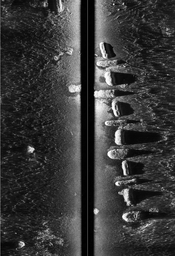
#> input picture AI4Shipwrecks/dataset/images/test/Artificial_Reef_03.png, 175 x 256 px, shrunk from 1728 x 2522 before the run; its folder holds only this picture in this run
$ python -i reconstruct_3d.py   (imports and definitions only)
#> lines starting #> are read from the running program, lines starting #| are printed output that depends on the picture
"""
reconstruct_3d.py — scoped 3D relief reconstruction for a single detected
sonar anomaly patch (not the whole survey image).

Based on the Lambertian shape-from-shading idea in Coiras et al. 2007
(brightness relates to local surface slope). Two relief modes are
available (pick with `mode=` on reconstruct_patch_from_bbox):

  - "schematic" (default): flat seabed + the object's real footprint
    shape (derived from local pixel brightness, not just its bbox
    rectangle), plus a touch of its own texture and a gentle broad
    seabed undulation. Correct choice for typical side-scan detections
    (valves, pipes, debris) sitting on an essentially flat seabed, where
    the visible "texture" in the raw pixels is speckle noise, not real
    terrain.
  - "realistic": a full multiresolution gradient-integration
    reconstruction across the whole patch, closer to the paper's Fig. 9.
    Only appropriate when the scene has real physical texture (sand
    ripples, rocky terrain) — on plain speckle-noise seabed it reliably
    produces a spiky, mountain-like mess, because there's no real slope
    signal in noise for it to recover.

Uses only cv2/numpy/Pillow — no scipy, no new dependency for this repo.

INPUT: a cropped grayscale patch around ONE detection's bbox (not the
full survey image) — crop it from the corrected sonar image, not the raw
waterfall, since pixel size needs to be real-world accurate here.

OUTPUT: heightmap array + PNG preview + OBJ mesh + JSON summary, matching
the fields added to the Detection model (estimated_height_m,
heightmap_path, mesh_path).
"""

import json
from pathlib import Path

import cv2
import numpy as np
from PIL import Image

# [1 line not run here, left out]


# ---------------------------------------------------------------------------
# Step 1: load a patch
# ---------------------------------------------------------------------------

def load_patch(image_path: str) -> np.ndarray:
    """Load a cropped detection patch as a grayscale float32 array in [0, 1]."""
    img = Image.open(image_path).convert("L")
    arr = np.asarray(img, dtype=np.float32) / 255.0
    return arr


# ---------------------------------------------------------------------------
# Step 2: estimate a real height from the acoustic shadow
# ---------------------------------------------------------------------------

def estimate_height_from_shadow(
    patch: np.ndarray,
    pixel_size_m: float,
    sensor_altitude_m: float,
    shadow_intensity_threshold: float = 0.15,
):
    """
    Classic sonar technique: an object of height h casts a shadow of length
    L. By similar triangles with sensor altitude: h = altitude * L / range.
    Approximate, good enough for a demo number — say so if asked in Q&A.
    Returns None if no clear shadow (dark run) is found.
    """
    row_profile = patch.mean(axis=0)
    is_shadow = row_profile < shadow_intensity_threshold

    if not is_shadow.any():
        return None

    best_len, cur_len, best_start, cur_start = 0, 0, 0, 0
    for i, dark in enumerate(is_shadow):
        if dark:
            if cur_len == 0:
                cur_start = i
            cur_len += 1
            if cur_len > best_len:
                best_len, best_start = cur_len, cur_start
        else:
            cur_len = 0

    if best_len < 2:
        return None

    shadow_len_m = best_len * pixel_size_m
    range_to_far_edge_m = max((best_start + best_len) * pixel_size_m, pixel_size_m)
    height_m = sensor_altitude_m * shadow_len_m / range_to_far_edge_m
    return round(float(height_m), 3)


# ---------------------------------------------------------------------------
# Step 3a: SCHEMATIC relief — flat seabed + raised shape exactly at the
# known detection bbox. Fast, clean, not meant to look like real terrain.
# ---------------------------------------------------------------------------

# [131 lines left out: functions ensure_flat_margin, reconstruct_relief_from_bbox, add_surface_detail, not called in this run]


def add_gentle_seabed_texture(
    height: np.ndarray,
    patch: np.ndarray,
    strength: float = 0.06,
    sigma: float = 15.0,
) -> np.ndarray:
    """
    Blends in a small amount of very broad, low-frequency intensity
    variation from the real patch, so the background reads as a gently
    uneven seabed instead of a mathematically perfect flat plane —
    without reintroducing pixel-level speckle as fake terrain. This is
    the key difference from full gradient-integration: a large sigma
    blur here removes essentially all speckle, leaving only slow, real
    brightness trends (lighting falloff, broad reflectivity changes) —
    it cannot produce spikes because speckle-scale variation is gone
    before this ever gets used.
    """
    broad = cv2.GaussianBlur(patch.astype(np.float32), (0, 0), sigmaX=sigma, sigmaY=sigma)
    broad = broad - broad.mean()
    peak = float(np.abs(broad).max())
    if peak > 0:
        broad = broad / peak

    combined = height + strength * broad
    combined = np.clip(combined, 0, None)
    if combined.max() > 0:
        combined /= combined.max()
    return combined


# ---------------------------------------------------------------------------
# Step 3b: REALISTIC relief — multiresolution gradient integration.
#
# This is the actual photoclinometry idea from Coiras et al.: brightness
# encodes local across-track slope, and integrating that slope rebuilds
# the surface. Naive single-pass cumsum integration amplifies speckle
# noise into "spiky mountains" (a known weakness the paper itself notes
# — see their Fig. 3 before multiresolution regularization is applied).
#
# The fix used here mirrors the paper's coarse-to-fine idea without
# needing scipy or an EM optimizer: integrate the gradient at several
# downsampled scales (noise partly cancels out at each coarser stage,
# since it's less correlated pixel-to-pixel once you've shrunk the
# image), blend the scales weighted toward the coarser ones, strip the
# residual large-scale tilt/ramp, and clip outliers before normalizing
# instead of letting a few noisy pixels dominate the range.
# ---------------------------------------------------------------------------

# [264 lines left out: functions geometric_incidence_correction, reconstruct_relief_platform, frankot_chellappa, reconstruct_relief_slope, reconstruct_relief_multires, emphasize_bbox_region, not called in this run]


# ---------------------------------------------------------------------------
# Step 4: calibrate to real units and export
# ---------------------------------------------------------------------------

def _write_obj_mesh(heightmap_m: np.ndarray, pixel_size_m: float, out_path: Path) -> None:
    """Write a simple grid mesh (quads as two triangles) for a Three.js viewer."""
    rows, cols = heightmap_m.shape
    lines = []
    for r in range(rows):
        for c in range(cols):
            x = c * pixel_size_m
            y = r * pixel_size_m
            z = float(heightmap_m[r, c])
            lines.append(f"v {x:.4f} {y:.4f} {z:.4f}")

    def vid(r, c):
        return r * cols + c + 1

    for r in range(rows - 1):
        for c in range(cols - 1):
            a, b, cc, d = vid(r, c), vid(r, c + 1), vid(r + 1, c + 1), vid(r + 1, c)
            lines.append(f"f {a} {b} {cc}")
            lines.append(f"f {a} {cc} {d}")

    out_path.write_text("\n".join(lines))


def calibrate_and_export(
    relief_relative: np.ndarray,
    estimated_height_m,
    pixel_size_m: float,
    out_dir: str,
    name: str = "detection",
) -> dict:
    """
    Scales the relative relief to metres (using the shadow-based height if
    available, else a flagged default) and writes:
      {name}_heightmap.npy, {name}_heightmap.png, {name}_mesh.obj, {name}_report.json
    """
    out_dir_path = Path(out_dir)
    out_dir_path.mkdir(parents=True, exist_ok=True)

    used_default = estimated_height_m is None
    target_height_m = estimated_height_m if not used_default else 0.5
    heightmap_m = relief_relative * target_height_m

    np.save(out_dir_path / f"{name}_heightmap.npy", heightmap_m)

    preview = (relief_relative * 255).astype(np.uint8)
    Image.fromarray(preview).save(out_dir_path / f"{name}_heightmap.png")

    obj_path = out_dir_path / f"{name}_mesh.obj"
    _write_obj_mesh(heightmap_m, pixel_size_m, obj_path)

    report = {
        "heightmap": heightmap_m.tolist(),
        "estimated_height_m": target_height_m,
        "height_source": "shadow" if not used_default else "default_fallback",
        "grid_shape": list(heightmap_m.shape),
        "heightmap_png_path": str(out_dir_path / f"{name}_heightmap.png"),
        "mesh_path": str(obj_path),
    }
    (out_dir_path / f"{name}_report.json").write_text(json.dumps(report, indent=2))
    return report


# ---------------------------------------------------------------------------
# Primary entry point
# ---------------------------------------------------------------------------

# [57 lines left out: function reconstruct_patch_from_bbox, not called in this run]


# ---------------------------------------------------------------------------
# Convenience: run the whole thing on one patch, no known bbox
# ---------------------------------------------------------------------------

def reconstruct_patch(
    image_path: str,
    out_dir: str,
    pixel_size_m: float = 0.05,
    sensor_altitude_m: float = 5.0,
    name: str = "detection",
    mode: str = "flat",
    nadir_col_px: int = None,
) -> dict:
    """
    No-bbox, whole-image path — this is what matches Fig. 6(d)/9(d) in the
    paper (reconstruct the whole highlighted region, no single "here's
    the object" emphasis).

    mode="flat" (default): always safe — flat plane + a gentle broad
        undulation. Use this if you're not sure the image has real
        terrain in it.
    mode="platform": brightness mapped directly to height, no geometric
        correction — inherently stable but conflates real terrain with
        range-dependent brightness falloff.
    mode="slope": Frankot-Chellappa gradient integration (still brightness-
        as-slope under the hood, so similar look to "platform" in practice).
    mode="realistic": the earlier row-by-row cumsum approach. Kept only
        for reference.
    mode="physical": platform reconstruction AFTER removing the expected
        flat-seabed range/incidence-angle brightness falloff, using real
        altitude + pixel size and an idealized Lambertian model standing
        in for the real beam-pattern/TVG curve. This is the most
        physically grounded of the four — try this one first.
    """
    patch = load_patch(image_path)
#> in load_patch, img is the input picture: PIL image 175x256 L; min 0, max 255, mean 56.8
    est_height = estimate_height_from_shadow(patch, pixel_size_m, sensor_altitude_m)
#> in estimate_height_from_shadow, `row_profile = patch.mean(axis=0)`: row_profile = 175 values, max 0.595 at index 97, min 0 at index 86, mean 0.223
#> the loop in estimate_height_from_shadow, `for i, dark in enumerate(is_shadow):` made 175 passes
#> (dark, cur_len) on passes 1 to 12: (False, 0), (True, 1), (True, 2), (True, 3), (True, 4), (True, 5), (True, 6), (True, 7), (True, 8), (True, 9), (True, 10), (True, 11)
#> after the loop in estimate_height_from_shadow, `for i, dark in enumerate(is_shadow):`: best_len = 36; best_start = 1
#> in estimate_height_from_shadow, `shadow_len_m = best_len * pixel_size_m`: shadow_len_m = 1.8
#> in estimate_height_from_shadow, `range_to_far_edge_m = max((best_start + best_len) * pixel_size_m, pixe..`: range_to_far_edge_m = 1.85
#> in estimate_height_from_shadow, `height_m = sensor_altitude_m * shadow_len_m / range_to_far_edge_m`: height_m = 4.86
#> est_height = 4.87
    print(f"[reconstruct_patch] mode = {mode!r}")
    if mode == "realistic":
        height = reconstruct_relief_multires(patch)
    elif mode == "slope":
        height = reconstruct_relief_slope(patch)
    elif mode == "platform":
        height = reconstruct_relief_platform(patch)
    elif mode == "physical":
        corrected = geometric_incidence_correction(patch, pixel_size_m, sensor_altitude_m, nadir_col_px)
        height = reconstruct_relief_platform(corrected)
    else:
        height = add_gentle_seabed_texture(np.zeros_like(patch), patch)
#> in add_gentle_seabed_texture, `broad = cv2.GaussianBlur(patch.astype(np.float32), (0, 0), sigmaX=sigm..`:
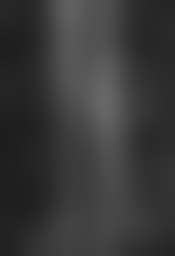
#> broad: shape (256, 175) float32; min 0.116, max 0.406, mean 0.222
#> in add_gentle_seabed_texture, `broad = broad - broad.mean()`:
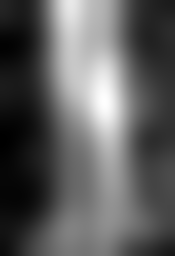
#> broad: shape (256, 175) float32; min -0.107, max 0.184, mean -2.2e-08; drawn with min black and max white
#> in add_gentle_seabed_texture, `peak = float(np.abs(broad).max())`: peak = 0.184
#> in add_gentle_seabed_texture, `combined = np.clip(combined, 0, None)`:
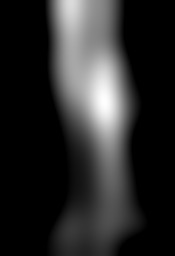
#> combined: shape (256, 175) float32; min 0, max 0.06, mean 0.00994; drawn with min black and max white
    return calibrate_and_export(height, est_height, pixel_size_m, out_dir, name)
#> in calibrate_and_export, `used_default = estimated_height_m is None`: used_default = False
#> in calibrate_and_export, `target_height_m = estimated_height_m if not used_default else 0.5`: target_height_m = 4.87
#> after the loop in _write_obj_mesh, `for r in range(rows):`: lines = 44800 items
#> after the loop in _write_obj_mesh, `for r in range(rows - 1):`: lines = 133540 items

>>> result = reconstruct_patch('../AI4Shipwrecks/dataset/images/test/Artificial_Reef_03.png', 'out.png')
#> result = 6 items

$ run again, on AI4Shipwrecks/dataset/images/test/Artificial_Reef_04.png
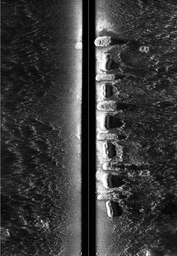
#> input picture AI4Shipwrecks/dataset/images/test/Artificial_Reef_04.png, 177 x 256 px, shrunk from 1728 x 2501 before the run
#> in load_patch, img is the input picture: PIL image 177x256 L; min 0, max 255, mean 57.7
#> row_profile = 177 values, max 0.747 at index 99, min 0 at index 87, mean 0.226
#> the loop in estimate_height_from_shadow, `for i, dark in enumerate(is_shadow):` made 177 passes
#> (dark, cur_len) on passes 1 to 8: (False, 0), (True, 1), (True, 2), (True, 3), (True, 4), (True, 5), (True, 6), (True, 7)
#> after the loop in estimate_height_from_shadow, `for i, dark in enumerate(is_shadow):`: best_len = 35; best_start = 1
#> shadow_len_m = 1.75
#> range_to_far_edge_m = 1.8
#> height_m = 4.86
#> in add_gentle_seabed_texture, `broad = broad - broad.mean()`:
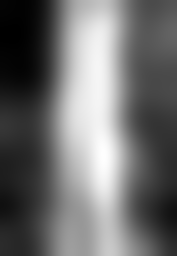
#> broad: shape (256, 177) float32; min -0.119, max 0.157, mean -3.45e-09; drawn with min black and max white
#> peak = 0.157
#> in add_gentle_seabed_texture, `combined = np.clip(combined, 0, None)`:
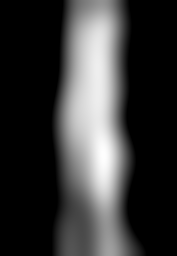
#> combined: shape (256, 177) float32; min 0, max 0.06, mean 0.0131; drawn with min black and max white
#> used_default = False
#> target_height_m = 4.86
#> after the loop in _write_obj_mesh, `for r in range(rows):`: lines = 45312 items
#> after the loop in _write_obj_mesh, `for r in range(rows - 1):`: lines = 135072 items
#> result = 6 items

$ run again, on AI4Shipwrecks/dataset/images/test/Artificial_Reef_05.png
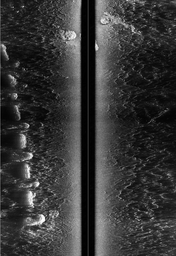
#> input picture AI4Shipwrecks/dataset/images/test/Artificial_Reef_05.png, 176 x 256 px, shrunk from 1728 x 2514 before the run
#> in load_patch, img is the input picture: PIL image 176x256 L; min 0, max 255, mean 55.9
#> row_profile = 176 values, max 0.54 at index 77, min 0 at index 86, mean 0.219
#> the loop in estimate_height_from_shadow, `for i, dark in enumerate(is_shadow):` made 176 passes
#> (dark, cur_len, best_start) on passes 2, 3, 4, 9, 10, 11, 12: (True, 1, 1), (True, 2, 1), (True, 3, 1), (True, 4, 5), (True, 5, 5), (True, 6, 5), (True, 7, 5)
#> after the loop in estimate_height_from_shadow, `for i, dark in enumerate(is_shadow):`: best_len = 21; best_start = 155
#> shadow_len_m = 1.05
#> range_to_far_edge_m = 8.8
#> height_m = 0.597
#> in add_gentle_seabed_texture, `broad = broad - broad.mean()`:
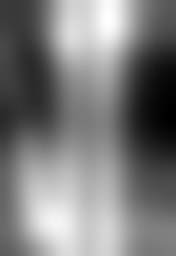
#> broad: shape (256, 176) float32; min -0.147, max 0.156, mean 1.76e-08; drawn with min black and max white
#> peak = 0.156
#> used_default = False
#> target_height_m = 0.597
#> in calibrate_and_export, `heightmap_m = relief_relative * target_height_m`:
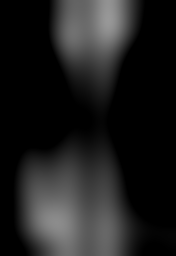
#> heightmap_m: shape (256, 176) float32; min 0, max 0.597, mean 0.12
#> after the loop in _write_obj_mesh, `for r in range(rows):`: lines = 45056 items
#> after the loop in _write_obj_mesh, `for r in range(rows - 1):`: lines = 134306 items
#> result = 6 items
